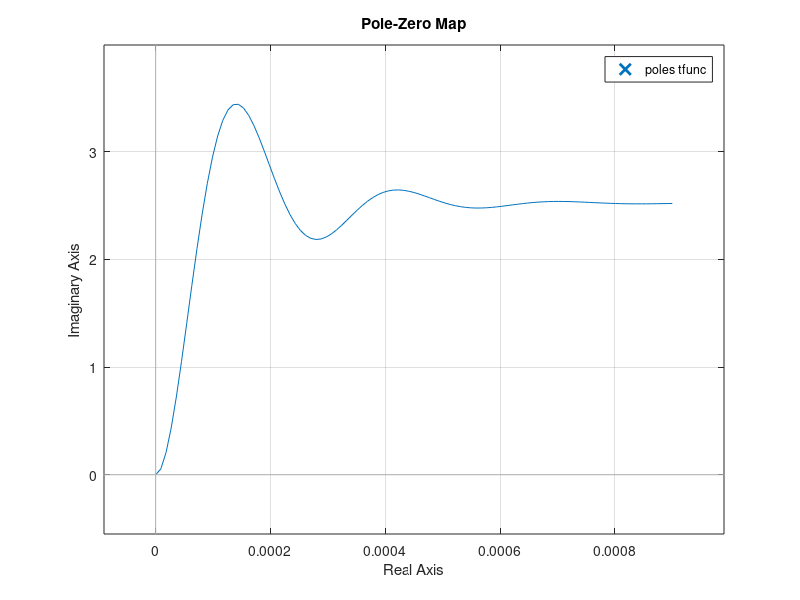

The MATLAB script that drew this image:

% % from response graph:
% OS = 2.501              % Peak V - steady-state V
% Ts = 12.20e-3           % Time when V = steady-state V * (1.02)
% Tp = 10.002e-3          % Peak time
% Kdc = 3.894             % Gain = ss V / 5V

% from response graph:
OS = 19.506 - 12.609             % Peak V - steady-state V
Ts = 0.558e-3          % Time when V = steady-state V * (1.02)
Tp = 0.051e-3          % Peak time
Kdc = 12.609 / 5


% calculate second-order approx
zeta = sqrt(log(OS/Kdc)^2 / (pi^2 + (log(OS/Kdc))^2))
wn = 4/(Ts*zeta)
beta = pi/(Tp*wn)

tfunc = Kdc*tf([wn^2],[1, 2*zeta*wn, wn^2])
step(tfunc)
pzmap(tfunc)


